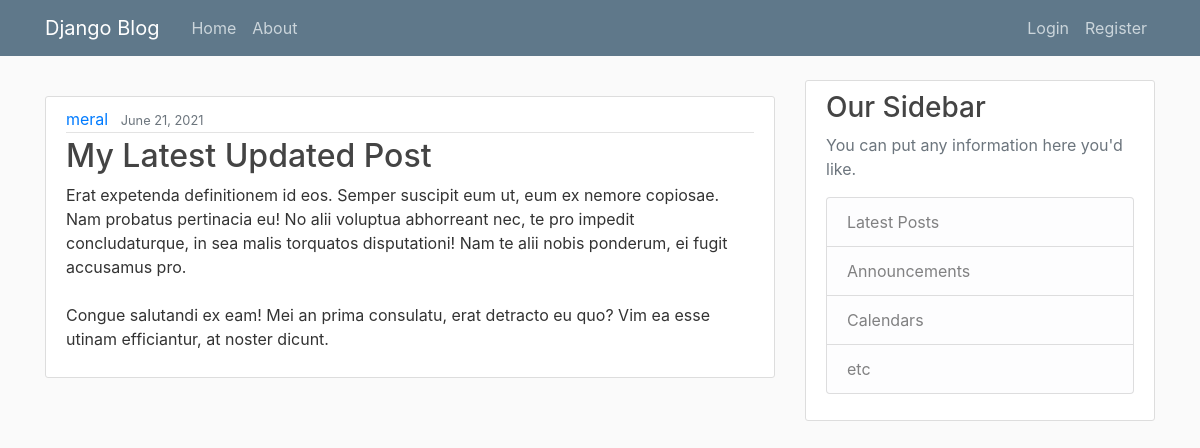
The page /post/29 on the database its author committed.
### blog/models.py (models this page shows, shortened)
class Post(models.Model):
    title = models.CharField(max_length=100)
    content = models.TextField()
    date_posted = models.DateTimeField(default=timezone.now)
    author = models.ForeignKey(User, on_delete=models.CASCADE)

### blog/views.py (the view)
# urls.py: path("post/<int:pk>", PostDetailView.as_view(), name="post-detail"),
class PostDetailView(DetailView):
    model = Post

### blog/templates/blog/post_detail.html (shortened to what this page needs)
{% extends "blog/base.html" %}
{% block content %}
        <p>
               <article class="media content-section">
                <div class="media-body">
                    <div class="article-metadata">
                    <a class="mr-2" href="{% url 'user-posts' object.author %}">{{ object.author }}</a>
                    <small class="text-muted">{{ object.date_posted|date:"F d, Y " }}</small>
                    </div>
                    <h2 class="article-title"> {{ post.title }}</h2>
                    <p class="article-content">{{ object.content }}</p>
                </div>
                </article>
        </p>
{% endblock content %}

### blog/static/blog/main.css (style rules this page uses)
body { background: #fafafa; color: #333333; margin-top: 5rem; }
h1, h2, h3, h4, h5, h6 { color: #444444; }
.content-section { background: #ffffff; padding: 10px 20px; border: 1px solid #dddddd; border-radius: 3px; margin-bottom: 20px; }
.article-title { color: #444444; }
.article-content { white-space: pre-line; }
.article-metadata { padding-bottom: 1px; margin-bottom: 4px; border-bottom: 1px solid #e3e3e3 }

### rows shown on the page
Post: author "meral", date_posted "June 21, 2021", title "My Latest Updated Post", content "Erat expetenda definitionem id eos. Semper suscipit eum ut, eum ex nemore copiosae. Nam probatus pertinacia eu! No alii voluptua abhorreant nec, te pro impedit concludaturque, in sea malis torquatos disputationi! Nam te alii nobis ponderum, ei fugit accusamus pro. Congue salutandi ex eam! Mei an prima consulatu, erat detracto eu quo? Vim ea esse utinam efficiantur, at noster dicunt."
